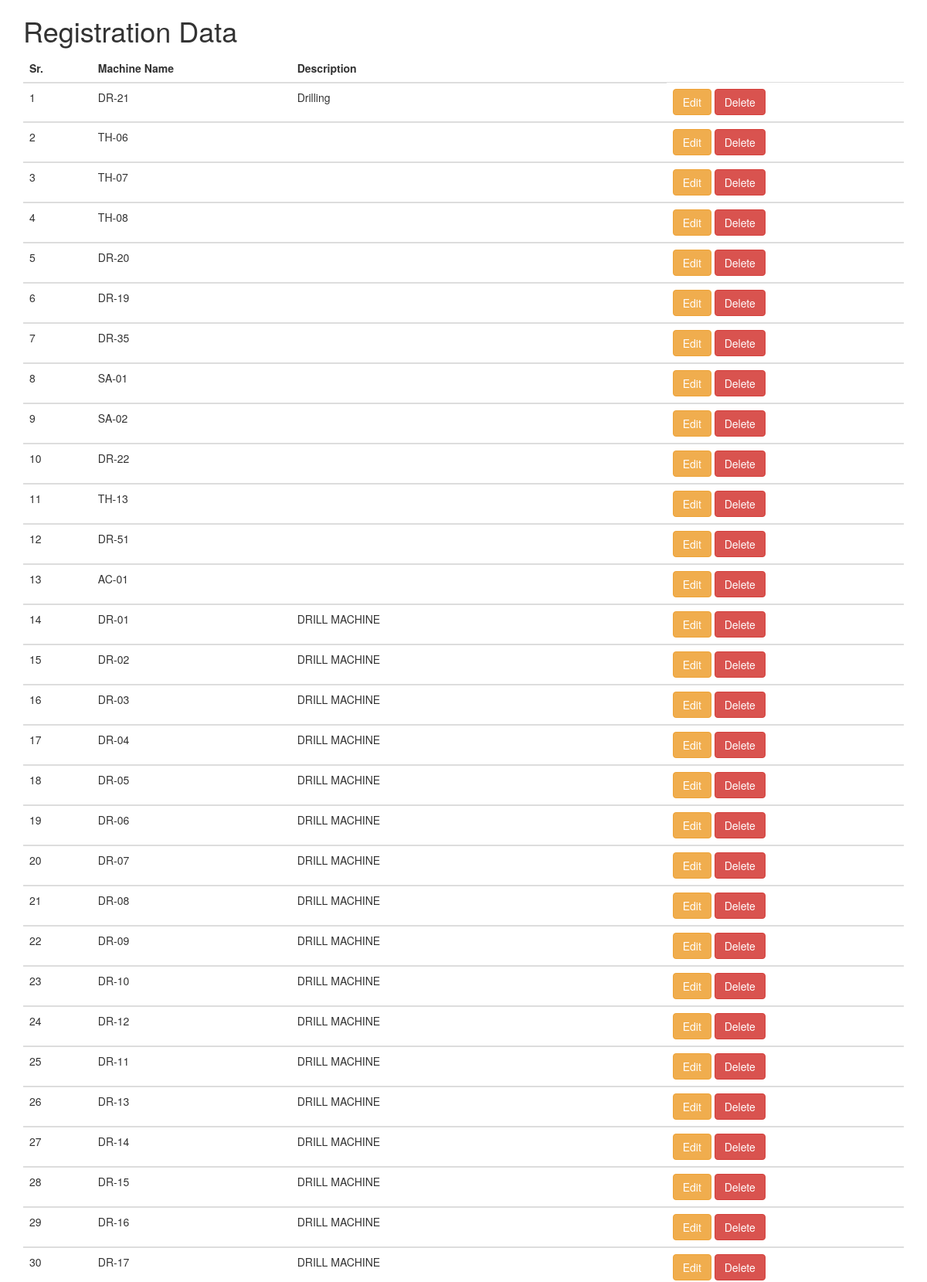
/T10/index.php (upper part), run on the app's committed database.
### tables this page shows
CREATE TABLE `tbl_machine` (
  `id` bigint(20) UNSIGNED NOT NULL,
  `machine_name` varchar(50) DEFAULT NULL,
  `description` text DEFAULT NULL,
  `is_delete` tinyint(4) DEFAULT 0,
  `created_at` timestamp NULL DEFAULT current_timestamp(),
  `updated_at` timestamp NULL DEFAULT NULL ON UPDATE current_timestamp()
);

### T10/index.php (the view, shortened to what this page needs)
<?php
include 'db.php';
$sql = "SELECT id,machine_name,description from tbl_machine where is_delete = 0 ";
$results = $conn ->query($sql);
?>
<!DOCTYPE html>
<html lang="en">
<head>
    <link rel="stylesheet" href="css/bootstrap.min.css">
</head>
<body>
    <div class="container">
        <h1>Registration Data</h1>
        <table class="table table-hover">
            <thead>
                <tr>
                    <th scope="col">Sr.</th>
                    <th scope="col">Machine Name</th>
                    <th scope="col">Description</th>
                </tr>
            </thead>
            <?php
            $i = 1;
                 while($row = $results->fetch_assoc()){
            ?>
            <tbody>
                <tr>
                    <td><?= $i ?></td>
                    <td><?= $row['machine_name'] ?></td>
                    <td><?= $row['description'] ?></td>
                    <td>
                        <a href="form.php" class="btn btn-warning">Edit</a>
                        <a href="action.php" class="btn btn-danger delete">Delete</a>
                    </td>
                </tr>
            </tbody>
            <?php
                 $i++;
                    }
            ?>
        </table>
    </div>
</body>
</html>

### data on the page
tbl_machine: machine_name "DR-21", description "Drilling"
tbl_machine: machine_name "TH-06"
tbl_machine: machine_name "TH-07"
tbl_machine: machine_name "TH-08"
tbl_machine: machine_name "DR-20"
tbl_machine: machine_name "DR-19"
tbl_machine: machine_name "DR-35"
tbl_machine: machine_name "SA-01"
tbl_machine: machine_name "SA-02"
tbl_machine: machine_name "DR-22"
tbl_machine: machine_name "TH-13"
tbl_machine: machine_name "DR-51"
tbl_machine: machine_name "AC-01"
tbl_machine: machine_name "DR-01", description "DRILL MACHINE"
tbl_machine: machine_name "DR-02", description "DRILL MACHINE"
tbl_machine: machine_name "DR-03", description "DRILL MACHINE"
tbl_machine: machine_name "DR-04", description "DRILL MACHINE"
tbl_machine: machine_name "DR-05", description "DRILL MACHINE"
tbl_machine: machine_name "DR-06", description "DRILL MACHINE"
tbl_machine: machine_name "DR-07", description "DRILL MACHINE"
tbl_machine: machine_name "DR-08", description "DRILL MACHINE"
tbl_machine: machine_name "DR-09", description "DRILL MACHINE"
tbl_machine: machine_name "DR-10", description "DRILL MACHINE"
tbl_machine: machine_name "DR-12", description "DRILL MACHINE"
tbl_machine: machine_name "DR-11", description "DRILL MACHINE"
tbl_machine: machine_name "DR-13", description "DRILL MACHINE"
tbl_machine: machine_name "DR-14", description "DRILL MACHINE"
tbl_machine: machine_name "DR-15", description "DRILL MACHINE"
tbl_machine: machine_name "DR-16", description "DRILL MACHINE"
tbl_machine: machine_name "DR-17", description "DRILL MACHINE"
